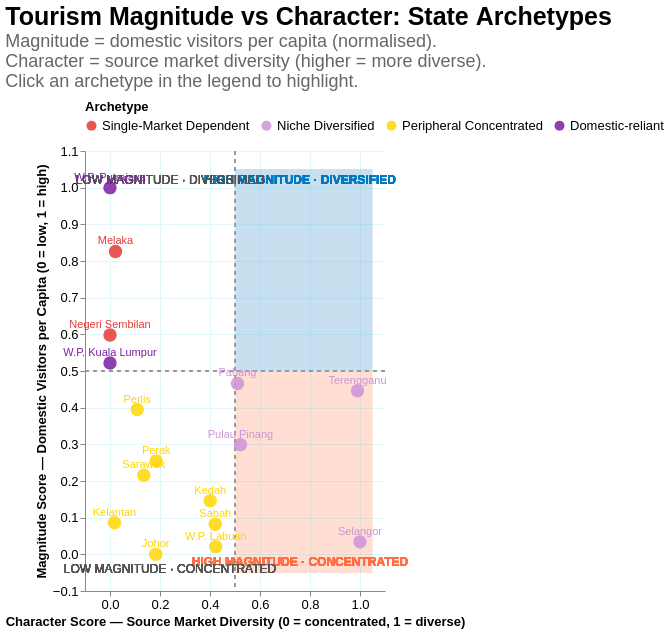

The specification (Vega-Lite) saved for this image:
### Vega-Lite specification from a JSON file in a GitHub repository (floating-point values rounded to 4 significant figures)
{"$schema": "https://vega.github.io/schema/vega-lite/v5.json", "title": {"text": "Tourism Magnitude vs Character: State Archetypes", "subtitle": ["Magnitude = domestic visitors per capita (normalised).", "Character = source market diversity (higher = more diverse).", "Click an archetype in the legend to highlight."], "fontSize": 25, "subtitleFontSize": 18, "subtitleColor": "#666", "anchor": "start", "offset": 10, "font": "Arial", "subtitleFont": "Arial"}, "width": "container", "height": 440, "data": {"values": [{"state": "Johor", "archetype": "Peripheral Concentrated", "magnitude_score": 0.0, "character_score": 0.183, "dom_visitors_per_capita": 4.096, "top3_share_pct": 90.5, "top1_country": "Singapore"}, {"state": "Kedah", "archetype": "Peripheral Concentrated", "magnitude_score": 0.146, "character_score": 0.401, "dom_visitors_per_capita": 6.608, "top3_share_pct": 79.7, "top1_country": "Thailand"}, {"state": "Kelantan", "archetype": "Peripheral Concentrated", "magnitude_score": 0.086, "character_score": 0.018, "dom_visitors_per_capita": 5.569, "top3_share_pct": 98.7, "top1_country": "Thailand"}, {"state": "Melaka", "archetype": "Single-Market Dependent", "magnitude_score": 0.826, "character_score": 0.022, "dom_visitors_per_capita": 18.27, "top3_share_pct": 98.5, "top1_country": "Indonesia"}, {"state": "Negeri Sembilan", "archetype": "Single-Market Dependent", "magnitude_score": 0.598, "character_score": 0.0, "dom_visitors_per_capita": 14.35, "top3_share_pct": 99.6, "top1_country": "Indonesia"}, {"state": "Pahang", "archetype": "Niche Diversified", "magnitude_score": 0.466, "character_score": 0.51, "dom_visitors_per_capita": 12.1, "top3_share_pct": 74.3, "top1_country": "Singapore"}, {"state": "Pulau Pinang", "archetype": "Niche Diversified", "magnitude_score": 0.299, "character_score": 0.522, "dom_visitors_per_capita": 9.222, "top3_share_pct": 73.7, "top1_country": "Indonesia"}, {"state": "Perak", "archetype": "Peripheral Concentrated", "magnitude_score": 0.255, "character_score": 0.185, "dom_visitors_per_capita": 8.475, "top3_share_pct": 90.4, "top1_country": "Thailand"}, {"state": "Perlis", "archetype": "Peripheral Concentrated", "magnitude_score": 0.395, "character_score": 0.109, "dom_visitors_per_capita": 10.87, "top3_share_pct": 94.2, "top1_country": "Thailand"}, {"state": "Selangor", "archetype": "Niche Diversified", "magnitude_score": 0.034, "character_score": 1.0, "dom_visitors_per_capita": 4.68, "top3_share_pct": 50.0, "top1_country": "China"}, {"state": "Terengganu", "archetype": "Niche Diversified", "magnitude_score": 0.446, "character_score": 0.99, "dom_visitors_per_capita": 11.74, "top3_share_pct": 50.5, "top1_country": "DNK"}, {"state": "Sabah", "archetype": "Peripheral Concentrated", "magnitude_score": 0.082, "character_score": 0.421, "dom_visitors_per_capita": 5.503, "top3_share_pct": 78.7, "top1_country": "China"}, {"state": "Sarawak", "archetype": "Peripheral Concentrated", "magnitude_score": 0.216, "character_score": 0.135, "dom_visitors_per_capita": 7.796, "top3_share_pct": 92.9, "top1_country": "Brunei"}, {"state": "W.P. Kuala Lumpur", "archetype": "Domestic-reliant", "magnitude_score": 0.522, "character_score": 0.0, "dom_visitors_per_capita": 13.05, "top3_share_pct": null, "top1_country": "N/A"}, {"state": "W.P. Labuan", "archetype": "Peripheral Concentrated", "magnitude_score": 0.021, "character_score": 0.423, "dom_visitors_per_capita": 4.464, "top3_share_pct": 78.6, "top1_country": "Brunei"}, {"state": "W.P. Putrajaya", "archetype": "Domestic-reliant", "magnitude_score": 1.0, "character_score": 0.0, "dom_visitors_per_capita": 21.25, "top3_share_pct": null, "top1_country": "N/A"}]}, "layer": [{"mark": {"type": "rect", "opacity": 0.015, "color": "#0277BD"}, "encoding": {"x": {"datum": 0.5}, "x2": {"datum": 1.05}, "y": {"datum": 0.5}, "y2": {"datum": 1.05}}}, {"mark": {"type": "rect", "opacity": 0.015, "color": "#FF7043"}, "encoding": {"x": {"datum": 0.5}, "x2": {"datum": 1.05}, "y": {"datum": -0.05}, "y2": {"datum": 0.5}}}, {"mark": {"type": "rule", "color": "#999", "strokeDash": [4, 4], "strokeWidth": 1}, "encoding": {"x": {"datum": 0.5}}}, {"mark": {"type": "rule", "color": "#999", "strokeDash": [4, 4], "strokeWidth": 1}, "encoding": {"y": {"datum": 0.5}}}, {"mark": {"type": "text", "fontSize": 12, "font": "Arial", "color": "#0277BD", "fontWeight": "bold", "opacity": 0.5}, "encoding": {"x": {"datum": 0.76}, "y": {"datum": 1.02}, "text": {"value": "HIGH MAGNITUDE · DIVERSIFIED"}}}, {"mark": {"type": "text", "fontSize": 12, "font": "Arial", "color": "#FF7043", "fontWeight": "bold", "opacity": 0.5}, "encoding": {"x": {"datum": 0.76}, "y": {"datum": -0.02}, "text": {"value": "HIGH MAGNITUDE · CONCENTRATED"}}}, {"mark": {"type": "text", "fontSize": 12, "font": "Arial", "color": "#555", "fontWeight": "normal", "opacity": 0.5}, "encoding": {"x": {"datum": 0.24}, "y": {"datum": 1.02}, "text": {"value": "LOW MAGNITUDE · DIVERSIFIED"}}}, {"mark": {"type": "text", "fontSize": 12, "font": "Arial", "color": "#555", "fontWeight": "normal", "opacity": 0.5}, "encoding": {"x": {"datum": 0.24}, "y": {"datum": -0.04}, "text": {"value": "LOW MAGNITUDE · CONCENTRATED"}}}, {"params": [{"name": "archetype_select", "select": {"type": "point", "fields": ["archetype"]}, "bind": "legend"}], "mark": {"type": "circle", "size": 180}, "encoding": {"x": {"field": "character_score", "type": "quantitative", "title": "Character Score — Source Market Diversity (0 = concentrated, 1 = diverse)", "scale": {"domain": [-0.05, 1.05]}, "axis": {"labelFontSize": 13, "labelFont": "Arial", "titleFontSize": 13, "titleFont": "Arial", "grid": true, "gridColor": "#E3F6FC"}}, "y": {"field": "magnitude_score", "type": "quantitative", "title": "Magnitude Score — Domestic Visitors per Capita (0 = low, 1 = high)", "scale": {"domain": [-0.05, 1.05]}, "axis": {"labelFontSize": 13, "labelFont": "Arial", "titleFontSize": 13, "titleFont": "Arial", "grid": true, "gridColor": "#E3F6FC"}}, "color": {"field": "archetype", "type": "nominal", "scale": {"domain": ["Single-Market Dependent", "Niche Diversified", "Peripheral Concentrated", "Domestic-reliant"], "range": ["#E53935", "#CE93D8", "#FFD600", "#7B1FA2"]}, "legend": {"title": "Archetype", "titleFontSize": 13, "titleFont": "Arial", "labelFontSize": 13, "labelFont": "Arial", "orient": "top"}}, "opacity": {"condition": {"param": "archetype_select", "value": 0.85}, "value": 0.1}, "tooltip": [{"field": "state", "title": "State"}, {"field": "archetype", "title": "Archetype"}, {"field": "magnitude_score", "title": "Magnitude Score", "format": ".2f"}, {"field": "character_score", "title": "Character Score", "format": ".2f"}, {"field": "dom_visitors_per_capita", "title": "Visitors per Capita", "format": ".1f"}, {"field": "top3_share_pct", "title": "Top-3 Market Share (%)", "format": ".1f"}, {"field": "top1_country", "title": "Top Source Market"}]}}, {"mark": {"type": "text", "fontSize": 11, "font": "Arial", "dy": -10}, "encoding": {"x": {"field": "character_score", "type": "quantitative"}, "y": {"field": "magnitude_score", "type": "quantitative"}, "text": {"field": "state", "type": "nominal"}, "color": {"field": "archetype", "type": "nominal", "scale": {"domain": ["Single-Market Dependent", "Niche Diversified", "Peripheral Concentrated", "Domestic-reliant"], "range": ["#E53935", "#CE93D8", "#FFD600", "#7B1FA2"]}}, "opacity": {"condition": {"param": "archetype_select", "value": 1}, "value": 0.1}}}], "config": {"view": {"stroke": null}, "background": "white"}}
